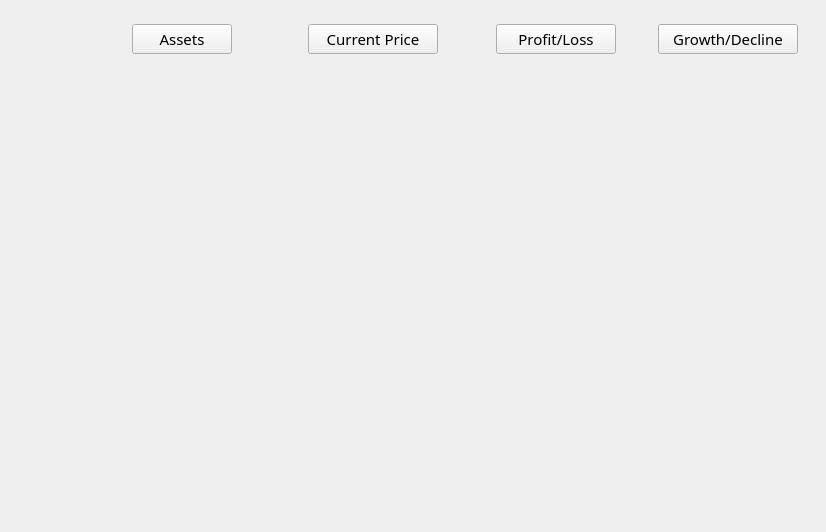
<?xml version="1.0" encoding="UTF-8"?>
<ui version="4.0">
 <class>QuotationPage</class>
 <widget class="QWidget" name="QuotationPage">
  <property name="geometry">
   <rect>
    <x>0</x>
    <y>0</y>
    <width>826</width>
    <height>532</height>
   </rect>
  </property>
  <property name="windowTitle">
   <string>Form</string>
  </property>
  <widget class="QToolButton" name="sortPriceBtn">
   <property name="geometry">
    <rect>
     <x>308</x>
     <y>24</y>
     <width>130</width>
     <height>30</height>
    </rect>
   </property>
   <property name="font">
    <font>
     <family>微软雅黑</family>
     <pointsize>11</pointsize>
     <weight>50</weight>
     <bold>false</bold>
    </font>
   </property>
   <property name="text">
    <string>Current Price</string>
   </property>
   <property name="iconSize">
    <size>
     <width>6</width>
     <height>10</height>
    </size>
   </property>
   <property name="toolButtonStyle">
    <enum>Qt::ToolButtonTextBesideIcon</enum>
   </property>
  </widget>
  <widget class="QToolButton" name="sortChangeRateBtn">
   <property name="geometry">
    <rect>
     <x>496</x>
     <y>24</y>
     <width>120</width>
     <height>30</height>
    </rect>
   </property>
   <property name="font">
    <font>
     <family>微软雅黑</family>
     <pointsize>11</pointsize>
     <weight>50</weight>
     <bold>false</bold>
    </font>
   </property>
   <property name="text">
    <string>Profit/Loss</string>
   </property>
   <property name="iconSize">
    <size>
     <width>6</width>
     <height>10</height>
    </size>
   </property>
   <property name="toolButtonStyle">
    <enum>Qt::ToolButtonTextBesideIcon</enum>
   </property>
  </widget>
  <widget class="QToolButton" name="sortChangeBtn">
   <property name="geometry">
    <rect>
     <x>658</x>
     <y>24</y>
     <width>140</width>
     <height>30</height>
    </rect>
   </property>
   <property name="font">
    <font>
     <family>微软雅黑</family>
     <pointsize>11</pointsize>
     <weight>50</weight>
     <bold>false</bold>
    </font>
   </property>
   <property name="text">
    <string>Growth/Decline</string>
   </property>
   <property name="iconSize">
    <size>
     <width>6</width>
     <height>10</height>
    </size>
   </property>
   <property name="toolButtonStyle">
    <enum>Qt::ToolButtonTextBesideIcon</enum>
   </property>
  </widget>
  <widget class="QToolButton" name="nameBtn">
   <property name="geometry">
    <rect>
     <x>132</x>
     <y>24</y>
     <width>100</width>
     <height>30</height>
    </rect>
   </property>
   <property name="font">
    <font>
     <family>微软雅黑</family>
     <pointsize>11</pointsize>
    </font>
   </property>
   <property name="text">
    <string>Assets</string>
   </property>
   <property name="iconSize">
    <size>
     <width>6</width>
     <height>10</height>
    </size>
   </property>
   <property name="toolButtonStyle">
    <enum>Qt::ToolButtonTextBesideIcon</enum>
   </property>
  </widget>
 </widget>
 <resources/>
 <connections/>
</ui>
